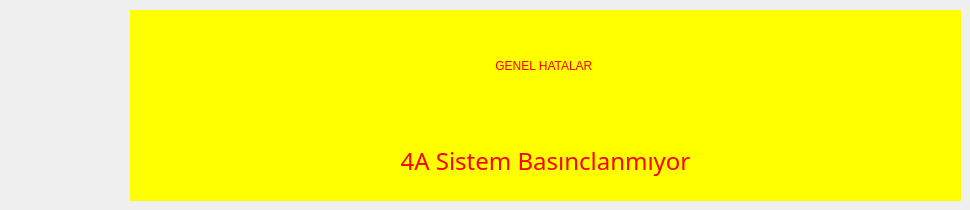
          <widget class="QWidget" name="detailsBottomError">
           <widget class="QLabel" name="label_38">
            <property name="geometry">
             <rect>
              <x>130</x>
              <y>10</y>
              <width>831</width>
              <height>111</height>
             </rect>
            </property>
            <property name="styleSheet">
             <string notr="true">background-color: rgb(255, 255, 0);
font: 30pt &quot;MS Shell Dlg 2&quot;;


color: rgb(255, 0, 0);
</string>
            </property>
            <property name="text">
             <string>GENEL HATALAR </string>
            </property>
            <property name="alignment">
             <set>Qt::AlignCenter</set>
            </property>
           </widget>
           <widget class="QLabel" name="laFault41">
            <property name="geometry">
             <rect>
              <x>130</x>
              <y>120</y>
              <width>831</width>
              <height>81</height>
             </rect>
            </property>
            <property name="font">
             <font>
              <family>Arial Black</family>
              <pointsize>18</pointsize>
              <weight>10</weight>
              <italic>false</italic>
              <bold>false</bold>
             </font>
            </property>
            <property name="styleSheet">
             <string notr="true">background-color: rgb(255, 255, 0);
color: rgb(255, 0, 0);
font: 87 18pt &quot;Arial Black&quot;;</string>
            </property>
            <property name="text">
             <string>41 Kapı Açık</string>
            </property>
            <property name="alignment">
             <set>Qt::AlignCenter</set>
            </property>
           </widget>
           <widget class="QLabel" name="laFault49">
            <property name="geometry">
             <rect>
              <x>130</x>
              <y>120</y>
              <width>831</width>
              <height>81</height>
             </rect>
            </property>
            <property name="font">
             <font>
              <family>Arial Black</family>
              <pointsize>18</pointsize>
              <weight>10</weight>
              <italic>false</italic>
              <bold>false</bold>
             </font>
            </property>
            <property name="styleSheet">
             <string notr="true">background-color: rgb(255, 255, 0);
color: rgb(255, 0, 0);
font: 87 18pt &quot;Arial Black&quot;;</string>
            </property>
            <property name="text">
             <string>49 Regülatör Yneiden Ayarlanmalı</string>
            </property>
            <property name="alignment">
             <set>Qt::AlignCenter</set>
            </property>
           </widget>
           <widget class="QLabel" name="laFault47">
            <property name="geometry">
             <rect>
              <x>130</x>
              <y>120</y>
              <width>831</width>
              <height>81</height>
             </rect>
            </property>
            <property name="font">
             <font>
              <family>Arial Black</family>
              <pointsize>18</pointsize>
              <weight>10</weight>
              <italic>false</italic>
              <bold>false</bold>
             </font>
            </property>
            <property name="styleSheet">
             <string notr="true">background-color: rgb(255, 255, 0);
color: rgb(255, 0, 0);
font: 87 18pt &quot;Arial Black&quot;;</string>
            </property>
            <property name="text">
             <string>47 Haberleşme Arızası</string>
            </property>
            <property name="alignment">
             <set>Qt::AlignCenter</set>
            </property>
           </widget>
           <widget class="QLabel" name="laFault45">
            <property name="geometry">
             <rect>
              <x>130</x>
              <y>120</y>
              <width>831</width>
              <height>81</height>
             </rect>
            </property>
            <property name="font">
             <font>
              <family>Arial Black</family>
              <pointsize>18</pointsize>
              <weight>10</weight>
              <italic>false</italic>
              <bold>false</bold>
             </font>
            </property>
            <property name="styleSheet">
             <string notr="true">background-color: rgb(255, 255, 0);
color: rgb(255, 0, 0);
font: 87 18pt &quot;Arial Black&quot;;</string>
            </property>
            <property name="text">
             <string>45 Pompa calışmıyor</string>
            </property>
            <property name="alignment">
             <set>Qt::AlignCenter</set>
            </property>
           </widget>
           <widget class="QLabel" name="laFault48">
            <property name="geometry">
             <rect>
              <x>130</x>
              <y>120</y>
              <width>831</width>
              <height>81</height>
             </rect>
            </property>
            <property name="font">
             <font>
              <family>Arial Black</family>
              <pointsize>18</pointsize>
              <weight>10</weight>
              <italic>false</italic>
              <bold>false</bold>
             </font>
            </property>
            <property name="styleSheet">
             <string notr="true">background-color: rgb(255, 255, 0);
color: rgb(255, 0, 0);
font: 87 18pt &quot;Arial Black&quot;;</string>
            </property>
            <property name="text">
             <string>48 Pompa Hattı Tıkalı</string>
            </property>
            <property name="alignment">
             <set>Qt::AlignCenter</set>
            </property>
           </widget>
           <widget class="QLabel" name="laFault4A">
            <property name="geometry">
             <rect>
              <x>130</x>
              <y>120</y>
              <width>831</width>
              <height>81</height>
             </rect>
            </property>
            <property name="font">
             <font>
              <family>Arial Black</family>
              <pointsize>18</pointsize>
              <weight>10</weight>
              <italic>false</italic>
              <bold>false</bold>
             </font>
            </property>
            <property name="styleSheet">
             <string notr="true">background-color: rgb(255, 255, 0);
color: rgb(255, 0, 0);
font: 87 18pt &quot;Arial Black&quot;;</string>
            </property>
            <property name="text">
             <string>4A Sistem Basınclanmıyor</string>
            </property>
            <property name="alignment">
             <set>Qt::AlignCenter</set>
            </property>
           </widget>
          </widget>
